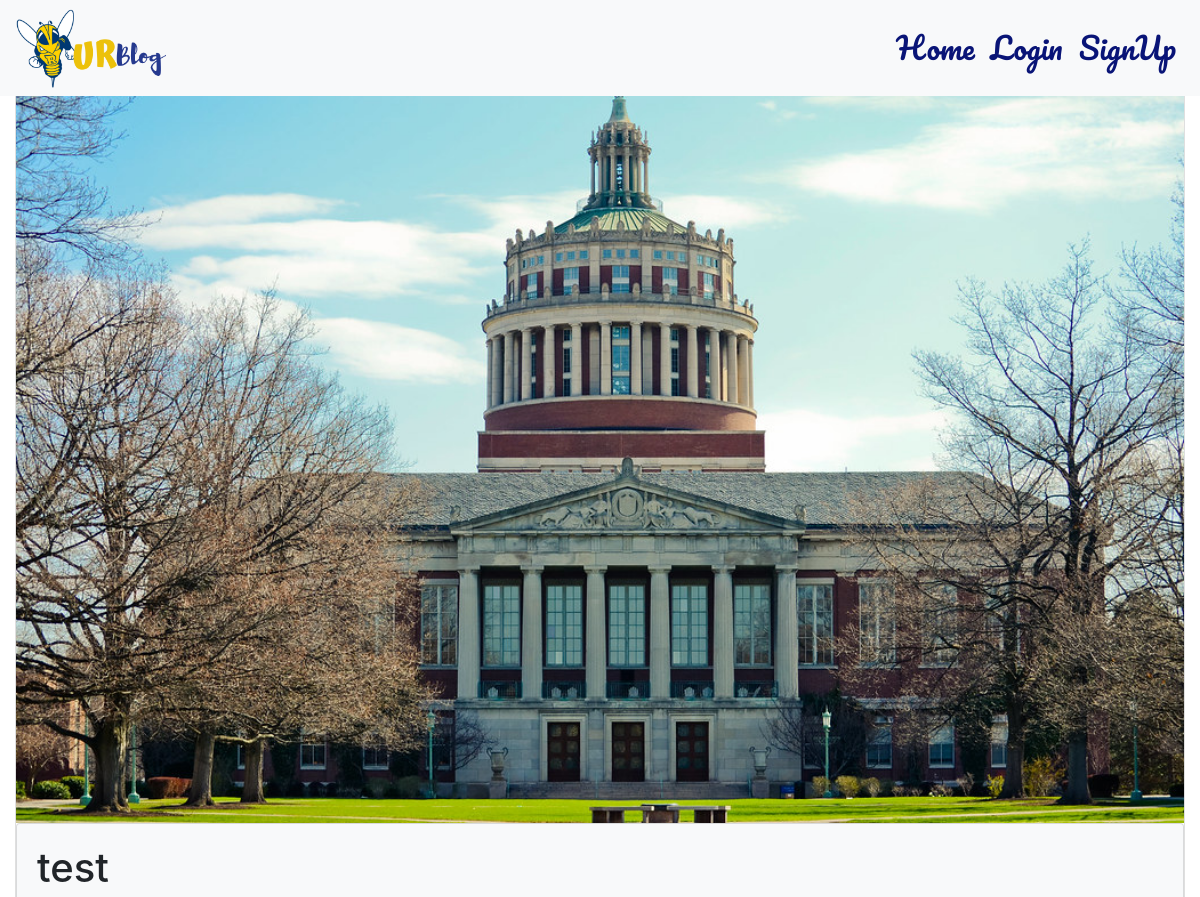
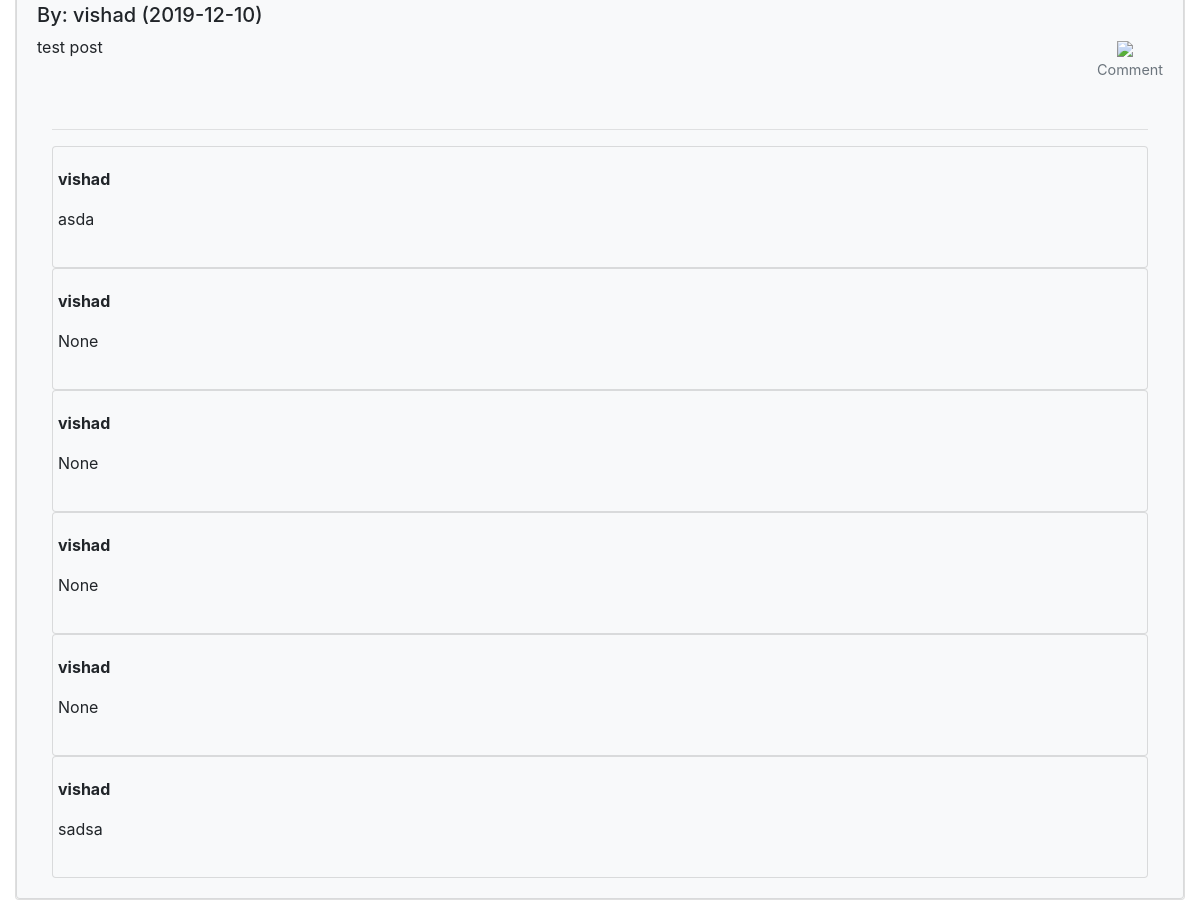
/posts/1, run on the app's committed database (2 pictures, top to bottom).
### backend.py (models this page shows)
class Post(db.Model):
    __tablename__ = "Posts"
    id = db.Column(db.Integer, primary_key=True, autoincrement = True)
    title = db.Column(db.String(50), nullable = False)
    description = db.Column(db.String(128))
    time = db.Column(db.DateTime)
    picture = db.Column(db.String(50), nullable = True)
    user_id = db.Column(db.Integer, db.ForeignKey('Users.id'), nullable=False)
    comments = db.relationship('Comment', backref='post_of_comment', lazy=True)

class User(db.Model, UserMixin):
    __tablename__ = "Users"
    id = db.Column(db.Integer, primary_key=True, autoincrement=True)
    email = db.Column(db.String(120), unique=True, nullable=False)
    username = db.Column(db.String(15), unique=True, nullable = False)
    full_name = db.Column(db.String(128), nullable = False)
    bio = db.Column(db.String(1024))
    class_year = db.Column(db.String(10))
    password = db.Column(db.String(60), nullable=False)
    otp_secret = db.Column(db.Integer, nullable=True)
    picture = db.Column(db.String(20), nullable=False, default='default.jpg')
    posts = db.relationship('Post', backref='author_of_post', lazy=True)
    comments = db.relationship('Comment', backref='author_of_comment', lazy=True)

class Comment(db.Model):
    __tablename__ = "Comments"
    id = db.Column(db.Integer, primary_key=True)
    text = db.Column(db.String(400))
    user_id = db.Column(db.Integer, db.ForeignKey('Users.id'), nullable=False)
    post_id = db.Column(db.Integer, db.ForeignKey('Posts.id'), nullable=False)

### backend.py (the view)
@app.route("/posts/<int:pid>", methods=["GET", "POST"])  # login required
def view_post(pid):
    post = Post.query.filter_by(id=pid).first()
    logged_in = checklogin()
    return render_template("Blog.html", post=post, logged_in=logged_in, pid=pid)

### backend.py (called while the page is built)
def checklogin():
    if current_user.is_authenticated:
        return True
    else:
        return False

### templates/Blog.html (shortened to what this page needs)
{%  extends "Header.html" %}
{% block content %}
<body>
	<div class="col-md-12">
		<div class="card">
			<img class ="card-img-top" src="/static/post_pictures/{{post.picture}}" >
			<div class="card card-body bg-light">
				<div class="container">
						<div class="row" >
						<h1>{{post.title}}</h1>
						</div>
						<div class = "row">
							<h5>By: {{ post.author_of_post.username }}   ({{ post.time.strftime('%Y-%m-%d') }}) </h5>
						</div>
						<div class = "row">
							<p>{{ post.description }}</p>
							<div class = "align-self-end ml-auto">
							<figure class="figure">
								  <figure class="figure">
									<a href="/comment/{{pid}}"><img src="https://img.icons8.com/material-rounded/30/000000/comments.png" hspace="20"> </a>
									<figcaption class="figure-caption text-center">Comment</figcaption>
								  </figure>
							</div>
						</div>
						<hr class="my-10">
						{% for comment in post.comments %}
						<div class = "card card-body bg-light">
							<div class = "row">
								<div class = "cold-md-9">
									<p style="text-align: left"><strong> {{comment.author_of_comment.username}}</strong></p>
       								 		<p>{{ comment.text }}</p>
									</div>
							</div>
						</div>
						{% endfor %}
					</div>
				</div>
			</div>
		</div>
</body>
{% endblock %}

### templates/Header.html (shortened to what this page needs)
<!DOCTYPE html>
<html lang="en">
<head>
	<link rel="stylesheet" href="/static/mero.css">
	<link rel="stylesheet" href="https://stackpath.bootstrapcdn.com/bootstrap/4.3.1/css/bootstrap.min.css">
  <nav class="navbar navbar-light bg-light navbar-expand-md fixed-top">
    <a href="http://localhost:5000/"><img class="logo" src="/static/images/logo.png"></a>
    <div class="collapse navbar-collapse " id="forDisplay">
      <ul class="navbar-nav ml-auto">
        {% if logged_in %}
          <a class="nav-link" href="http://localhost:5000/">Home</a>
          <a class="nav-link" href="http://localhost:5000/logout">Logout</a>
          <a class="nav-link" href="http://localhost:5000/profile"><img src="/static/user_pictures/{{current_user.picture}}" id="nav_img"></a>
        {% else %}
          <a class="nav-link" href="http://localhost:5000/">Home</a>
          <a class="nav-link" href="http://localhost:5000/login">Login</a>
          <a class="nav-link" href="http://localhost:5000/signup">SignUp</a>
        {% endif %}
      </ul>
    </div>
  </nav>
</head>
<br>
<br>
  {% block content %} {% endblock %}
</body>
<br>
</html>

### static/mero.css (style rules this page uses)
html, body { height: 80%; font-weight: 100; }
body { background: #030321; font-family: Arial; }
.logo { width: 150px; padding-top: -0x; }
.nav-link { padding-top:-100px; }
.navbar { font-family: 'Pacifico', cursive; display: block; font-size: 30px; }
.navbar .navbar-nav a { color: rgb(9, 20, 119) !important; }

### data on the page
Post: picture (placeholder picture), title "test", time "2019-12-10", description "test post"
User: author_of_post.username "vishad"
Comment: author_of_comment.username "vishad", text "asda"
Comment: author_of_comment.username "vishad", text "None"
Comment: author_of_comment.username "vishad", text "None"
Comment: author_of_comment.username "vishad", text "None"
Comment: author_of_comment.username "vishad", text "None"
Comment: author_of_comment.username "vishad", text "sadsa"
